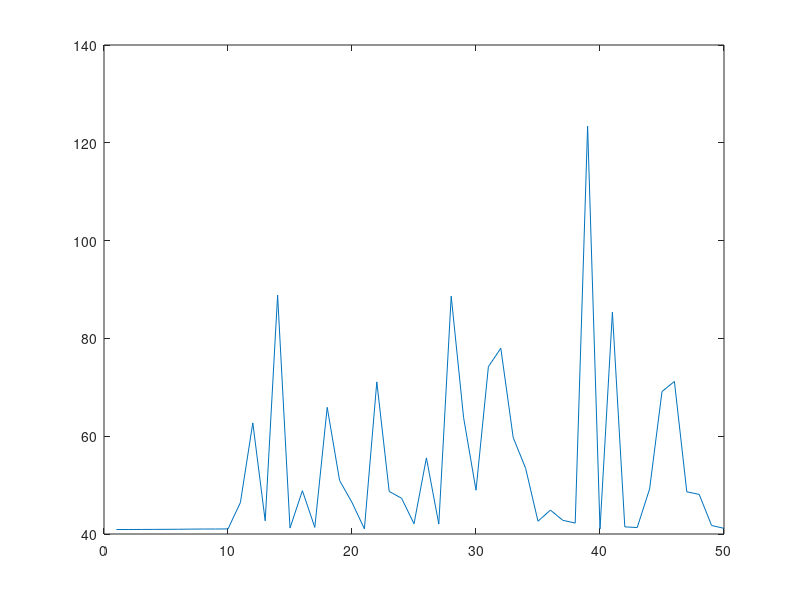

This chart was generated by the following MATLAB code:
clear all; close all; clc
% input data
x = 1:24;
y = [75, 77, 76,73, 69, 68, 63, 59, 57, 55, 54, 52, 50, 50, 49, 49, 49, 50, 54, 56, 59, 63, 67, 72];
%plot(x,y)

% Genetic alg
m = 200; %generations
n = 50; %trials (guesses)
n2 = 10; % kept trials

%random guesses [50] (with centres of our first estimates):
A = 12 + randn(n,1); 
B = pi/12 + randn(n,1); 
C = 60 + randn(n,1);

for jgen = 1:m
    for j = 1:n
        E(j) = sum((A(j)*cos(B(j)*x) + C(j)-y).^2); %LSE
    end
    plot(E), pause(0.3); %Error convergence

    [Es, Ej] = sort(E); %sort from small to large
    %Es is value of the function smallest to largest
    %Ej are the vector element
    
    %extract best n2 guesses for A,B and C
    Ak1 = A(Ej(1:n2));
    Ak1 = Ak1(:);
    Bk1 = B(Ej(1:n2));
    Bk1 = Bk1(:);
    Ck1 = C(Ej(1:n2));
    Ck1 = Ck1(:);
    
    %Mutate these to get new guesses
    Ak2 = Ak1 + randn(n2,1)/jgen;
    Bk2 = Bk1 + randn(n2,1)/jgen;
    Ck2 = Ck1 + randn(n2,1)/jgen;
    
    Ak3 = Ak1 + randn(n2,1)/jgen;
    Bk3 = Bk1 + randn(n2,1)/jgen;
    Ck3 = Ck1 + randn(n2,1)/jgen;

    Ak4 = Ak1 + randn(n2,1)/jgen;
    Bk4 = Bk1 + randn(n2,1)/jgen;
    Ck4 = Ck1 + randn(n2,1)/jgen;

    Ak5 = Ak1 + randn(n2,1)/jgen;
    Bk5 = Bk1 + randn(n2,1)/jgen;
    Ck5 = Ck1 + randn(n2,1)/jgen;


    A = [Ak1, Ak2, Ak3, Ak4, Ak5];
    B = [Bk1, Bk2, Bk3, Bk4, Bk5];
    C = [Ck1, Ck2, Ck3, Ck4, Ck5];

    %ie 50 best values for A,B,C
end
